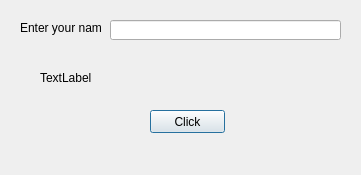
<?xml version="1.0" encoding="UTF-8"?>
<ui version="4.0">
 <class>Dialog</class>
 <widget class="QDialog" name="Dialog">
  <property name="geometry">
   <rect>
    <x>0</x>
    <y>0</y>
    <width>361</width>
    <height>175</height>
   </rect>
  </property>
  <property name="windowTitle">
   <string>Dialog</string>
  </property>
  <widget class="QLabel" name="labelResponse">
   <property name="geometry">
    <rect>
     <x>20</x>
     <y>20</y>
     <width>81</width>
     <height>16</height>
    </rect>
   </property>
   <property name="text">
    <string>Enter your name</string>
   </property>
  </widget>
  <widget class="QLabel" name="label">
   <property name="geometry">
    <rect>
     <x>40</x>
     <y>70</y>
     <width>301</width>
     <height>16</height>
    </rect>
   </property>
   <property name="text">
    <string>TextLabel</string>
   </property>
  </widget>
  <widget class="QLineEdit" name="lineEditName">
   <property name="geometry">
    <rect>
     <x>110</x>
     <y>20</y>
     <width>231</width>
     <height>20</height>
    </rect>
   </property>
  </widget>
  <widget class="QPushButton" name="ButtonClickMe">
   <property name="geometry">
    <rect>
     <x>150</x>
     <y>110</y>
     <width>75</width>
     <height>23</height>
    </rect>
   </property>
   <property name="text">
    <string>Click</string>
   </property>
  </widget>
 </widget>
 <resources/>
 <connections/>
</ui>
